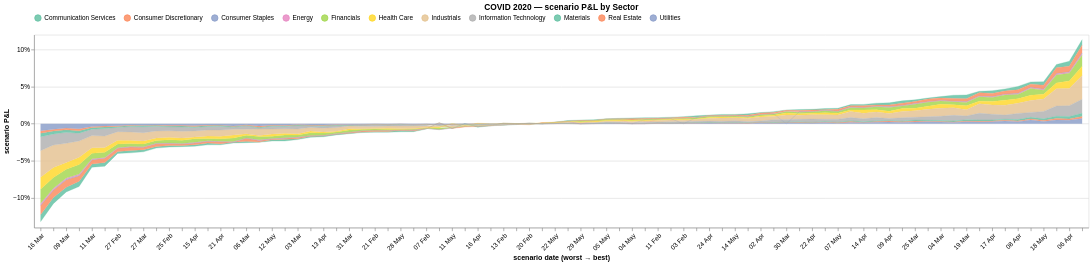

Notebook source saved alongside this figure:
### Code cell
# ── COVID 2020 · GRAPH 2 — scenario P&L by Sector, the loss curve (draws from `covid_sector`) ─
# The graph just references DataFrame 2: sectors stacked to the book total, x in the DataFrame's own
# worst->best row order (sort=None), labelled by date.
alt.Chart(covid_sector).mark_area(opacity=0.85, line={"strokeWidth": 0.4}).encode(
    x=alt.X("label:N", sort=None, title="scenario date (worst → best)",   # sort=None => keep df order
            axis=alt.Axis(labelAngle=-45, labelOverlap=True)),
    y=alt.Y("Scenario PnL at day:Q", stack="zero", axis=alt.Axis(format="%"), title="scenario P&L"),
    color=alt.Color("Sector:N", scale=alt.Scale(scheme="set2"),
                    legend=alt.Legend(orient="top", title=None)),
    tooltip=[alt.Tooltip("date:T", title="date"), "Sector:N",
             alt.Tooltip("Scenario PnL at day:Q", format=".2%", title="P&L")],
).properties(height=300, width="container", title="COVID 2020 — scenario P&L by Sector")

### Figure 1 — Vega-Lite specification as saved in the notebook (floating-point values rounded to 4 significant figures; data arrays with more than 128 entries replaced by an {"elided": "..."} marker saying what was removed)
{"config": {"view": {"continuousWidth": 300, "continuousHeight": 300}}, "data": {"name": "data-c0609f12a0ca52bf9ce7526d6364ac20"}, "mark": {"type": "area", "line": {"strokeWidth": 0.4}, "opacity": 0.85}, "encoding": {"color": {"field": "Sector", "legend": {"orient": "top", "title": null}, "scale": {"scheme": "set2"}, "type": "nominal"}, "tooltip": [{"field": "date", "title": "date", "type": "temporal"}, {"field": "Sector", "type": "nominal"}, {"field": "Scenario PnL at day", "format": ".2%", "title": "P&L", "type": "quantitative"}], "x": {"axis": {"labelAngle": -45, "labelOverlap": true}, "field": "label", "sort": null, "title": "scenario date (worst → best)", "type": "nominal"}, "y": {"axis": {"format": "%"}, "field": "Scenario PnL at day", "stack": "zero", "title": "scenario P&L", "type": "quantitative"}}, "height": 300, "title": "COVID 2020 — scenario P&L by Sector", "width": "container", "$schema": "https://vega.github.io/schema/vega-lite/v6.4.1.json", "datasets": {"data-c0609f12a0ca52bf9ce7526d6364ac20": {"elided": "902 records"}}}
